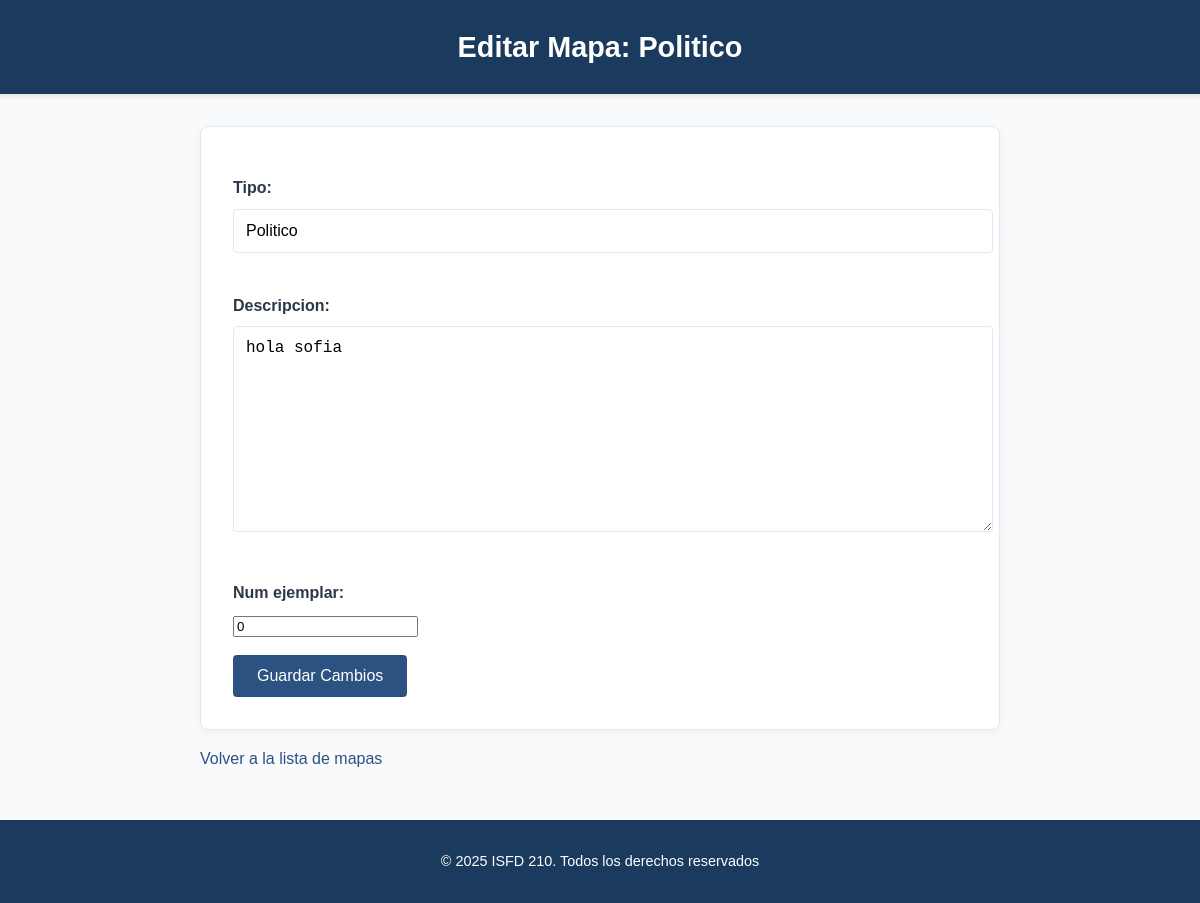
Before: /libros/editar-mapa/1/ with the older database file.
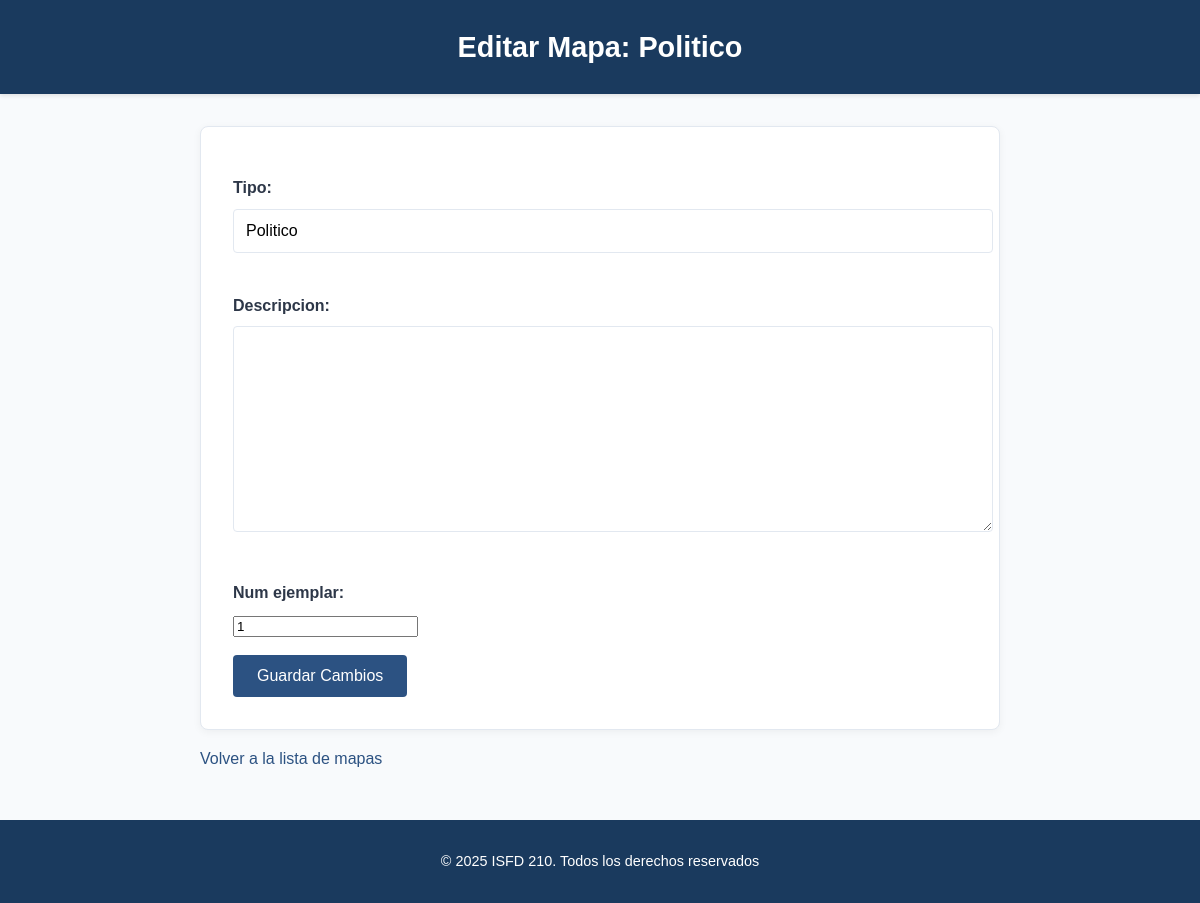
After: the same page with the newer database file.
### libros/models.py (models this page shows, shortened)
class Inventario(models.Model):
    id_inventario = models.AutoField(primary_key=True)
    estado = models.CharField(max_length=255, null=True, default="Disponible")
    motivo_baja = models.CharField(max_length=255, null=True)
    descripcion = models.TextField(null=True)
    num_ejemplar = models.IntegerField(null=True)
    imagen_rota = models.ImageField(
        upload_to='imagenes_rota/', null=True, blank=True)  # Nuevo campo

class Mapas(Inventario):
    id_mapa = models.AutoField(primary_key=True)  # Cambia IntegerField a AutoField
    tipo = models.CharField(max_length=255)

class Inventario(models.Model):
    id_inventario = models.AutoField(primary_key=True)
    estado = models.CharField(max_length=255, null=True, default="Disponible")
    motivo_baja = models.CharField(max_length=255, null=True)
    descripcion = models.TextField(null=True)
    num_ejemplar = models.IntegerField(null=True)
    imagen_rota = models.ImageField(
        upload_to='imagenes_rota/', null=True, blank=True)  # Nuevo campo

### libros/views.py (the view)
# urls.py: path('editar-mapa/<int:mapa_id>/', editar_mapa, name='editar_mapa'),
def editar_mapa(request, mapa_id):
    mapa = get_object_or_404(Mapas, id_mapa=mapa_id)
    if request.method == 'POST':
        form = MapaForm(request.POST, instance=mapa)
        if form.is_valid():
            form.save()
            return redirect('mapas')
    else:
        form = MapaForm(instance=mapa)
    return render(request, 'libros/editar_mapa.html', {'form': form, 'mapa': mapa})

### libros/forms.py
class MapaForm(forms.ModelForm):
    class Meta:
        model = Mapas
        fields = ['id_mapa', 'tipo', 'descripcion', 'num_ejemplar']  # Agrega los campos que necesites

### libros/templates/libros/editar_mapa.html (shortened to what this page needs)
<!DOCTYPE html>
<html lang="es">
<head>
    {% load static %}
</head>
<body>
    <header>
        <h1>Editar Mapa: {{ mapa.tipo }}</h1>
    </header>
    <main>
        <form method="POST">
            {{ form.as_p }}
            <button type="submit">Guardar Cambios</button>
        </form>
        <a href="{% url 'mapas' %}">Volver a la lista de mapas</a>
    </main>
    <footer>
        <p>© 2025 ISFD 210. Todos los derechos reservados</p>
    </footer>
</body>
</html>

### libros/templates/libros/editar_mapa.html (style rules this page uses)
:root { --primary-color: #1a3a5e; --secondary-color: #f0f4f8; --accent-color: #2c5282; --text-color: #2d3748; --border-color: #e2e8f0; }
body { font-family: 'Calibri', 'Arial', sans-serif; line-height: 1.6; color: var(--text-color); background-color: #f8fafc; margin: 0; }
header { background-color: var(--primary-color); color: white; padding: 1.5rem; box-shadow: 0 2px 4px rgba(0,0,0,0.1); }
header h1 { font-size: 1.8rem; margin: 0; font-weight: 600; text-align: center; }
main { max-width: 800px; margin: 2rem auto; padding: 0 1rem; }
form { background-color: white; padding: 2rem; border-radius: 8px; box-shadow: 0 2px 8px rgba(0,0,0,0.05); border: 1px solid var(--border-color); }
label { display: block; font-weight: 600; color: var(--text-color); margin-bottom: 0.5rem; }
input[type="text"], input[type="file"], textarea { width: 100%; padding: 0.75rem; border: 1px solid var(--border-color); border-radius: 4px; margin-bottom: 1.5rem; font-size: 1rem; transition: border-color 0.2s ease; }
button { background-color: var(--accent-color); color: white; padding: 0.75rem 1.5rem; border: none; border-radius: 4px; font-size: 1rem; cursor: pointer; transition: background-color 0.2s ease; }
a { display: inline-block; color: var(--accent-color); text-decoration: none; margin-top: 1rem; font-weight: 500; }
footer { background-color: var(--primary-color); color: white; text-align: center; padding: 1rem; margin-top: 3rem; font-size: 0.9rem; }

Changed rows visible on the page:
no longer on this page (row edited): Inventario: descripcion "hola sofia"
Other visible differences:
form field num_ejemplar: "0" → "1"
